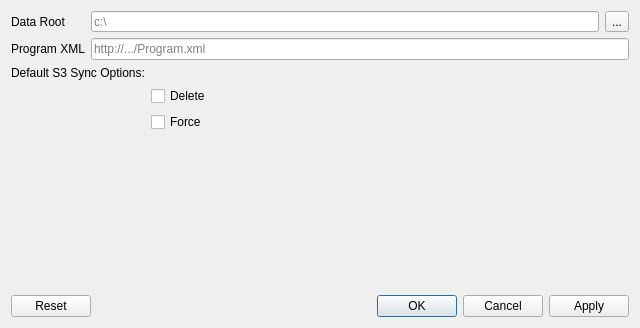
<?xml version="1.0" encoding="UTF-8"?>
<ui version="4.0">
 <class>Dialog</class>
 <widget class="QDialog" name="Dialog">
  <property name="geometry">
   <rect>
    <x>0</x>
    <y>0</y>
    <width>640</width>
    <height>328</height>
   </rect>
  </property>
  <property name="sizePolicy">
   <sizepolicy hsizetype="Expanding" vsizetype="Expanding">
    <horstretch>0</horstretch>
    <verstretch>0</verstretch>
   </sizepolicy>
  </property>
  <property name="windowTitle">
   <string>Dialog</string>
  </property>
  <property name="sizeGripEnabled">
   <bool>false</bool>
  </property>
  <layout class="QVBoxLayout" name="verticalLayout">
   <item>
    <layout class="QFormLayout" name="formLayout">
     <property name="sizeConstraint">
      <enum>QLayout::SetNoConstraint</enum>
     </property>
     <item row="1" column="0">
      <widget class="QLabel" name="label">
       <property name="text">
        <string>Data Root</string>
       </property>
      </widget>
     </item>
     <item row="2" column="0">
      <widget class="QLabel" name="label_2">
       <property name="text">
        <string>Program XML</string>
       </property>
      </widget>
     </item>
     <item row="2" column="1">
      <widget class="QLineEdit" name="txtProgramXMLUrl">
       <property name="sizePolicy">
        <sizepolicy hsizetype="Expanding" vsizetype="Fixed">
         <horstretch>0</horstretch>
         <verstretch>0</verstretch>
        </sizepolicy>
       </property>
       <property name="minimumSize">
        <size>
         <width>523</width>
         <height>0</height>
        </size>
       </property>
       <property name="placeholderText">
        <string>http://.../Program.xml</string>
       </property>
      </widget>
     </item>
     <item row="1" column="1">
      <layout class="QHBoxLayout" name="horizontalLayout">
       <item>
        <widget class="QLineEdit" name="txtDataRoot">
         <property name="minimumSize">
          <size>
           <width>485</width>
           <height>21</height>
          </size>
         </property>
         <property name="placeholderText">
          <string>c:\</string>
         </property>
        </widget>
       </item>
       <item>
        <widget class="QToolButton" name="btnDataRootBrowse">
         <property name="text">
          <string>...</string>
         </property>
        </widget>
       </item>
      </layout>
     </item>
    </layout>
   </item>
   <item>
    <layout class="QFormLayout" name="formLayout_2">
     <item row="0" column="0">
      <widget class="QLabel" name="label_3">
       <property name="text">
        <string>Default S3 Sync Options:</string>
       </property>
      </widget>
     </item>
     <item row="1" column="1">
      <widget class="QCheckBox" name="chkS3Delete">
       <property name="text">
        <string>Delete</string>
       </property>
      </widget>
     </item>
     <item row="2" column="1">
      <widget class="QCheckBox" name="chkS3Force">
       <property name="text">
        <string>Force</string>
       </property>
      </widget>
     </item>
    </layout>
   </item>
   <item>
    <widget class="QLabel" name="lblMsgs">
     <property name="sizePolicy">
      <sizepolicy hsizetype="Preferred" vsizetype="Expanding">
       <horstretch>0</horstretch>
       <verstretch>0</verstretch>
      </sizepolicy>
     </property>
     <property name="text">
      <string/>
     </property>
     <property name="wordWrap">
      <bool>true</bool>
     </property>
    </widget>
   </item>
   <item>
    <widget class="QDialogButtonBox" name="btnBox">
     <property name="orientation">
      <enum>Qt::Horizontal</enum>
     </property>
     <property name="standardButtons">
      <set>QDialogButtonBox::Apply|QDialogButtonBox::Cancel|QDialogButtonBox::Ok|QDialogButtonBox::Reset</set>
     </property>
    </widget>
   </item>
  </layout>
 </widget>
 <resources/>
 <connections>
  <connection>
   <sender>btnBox</sender>
   <signal>accepted()</signal>
   <receiver>Dialog</receiver>
   <slot>accept()</slot>
   <hints>
    <hint type="sourcelabel">
     <x>248</x>
     <y>254</y>
    </hint>
    <hint type="destinationlabel">
     <x>157</x>
     <y>274</y>
    </hint>
   </hints>
  </connection>
  <connection>
   <sender>btnBox</sender>
   <signal>rejected()</signal>
   <receiver>Dialog</receiver>
   <slot>reject()</slot>
   <hints>
    <hint type="sourcelabel">
     <x>316</x>
     <y>260</y>
    </hint>
    <hint type="destinationlabel">
     <x>286</x>
     <y>274</y>
    </hint>
   </hints>
  </connection>
 </connections>
</ui>
